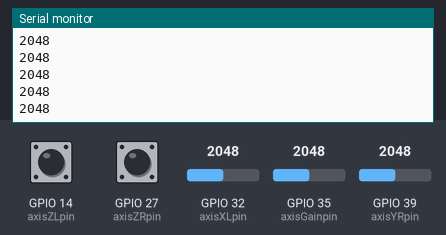
This sketch was run on a simulated ESP32. On the bench: the last lines printed to the serial monitor. The test bench sets the inputs (shaded band); at power-on: GPIO 35 (axisGainpin) = 2048, GPIO 14 (axisZLpin) HIGH, GPIO 27 (axisZRpin) HIGH, GPIO 32 (axisXLpin) = 2048, GPIO 39 (axisYRpin) = 2048.

Above: at 1.2 s.
1.3 s: GPIO 35 (axisGainpin) set to 2866
At 2.4 s:
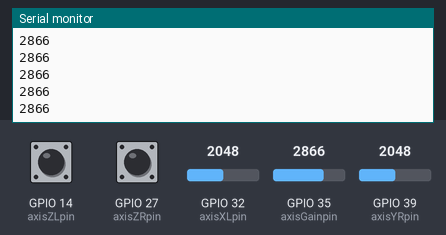
2.8 s: GPIO 35 (axisGainpin) set to 3603
At 3.4 s:
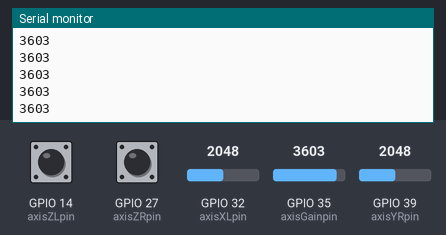
Timing chart, 0 to 5.8 s (numbered marks = the images above; inputs shaded):
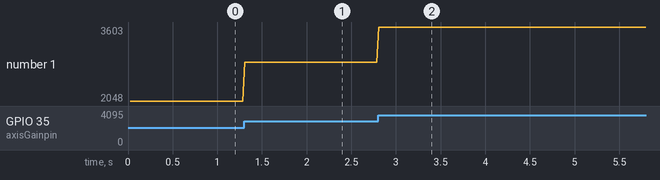

The sketch:

car_remote.ino
```cpp
#include <esp_now.h>
#include <WiFi.h>
#include <GyverButton.h>

#define axisXLpin 32 //pin for axisX on joystick
#define axisYLpin 34 //pin for axisY on joystick
#define axisZLpin 14 //pin for axisZ (button) on joystick
#define axisXRpin 36 //pin for axisX on joystick
#define axisYRpin 39 //pin for axisY on joystick
#define axisZRpin 27 //pin for axisZ (button) on joystick
#define axisGainpin 35

unsigned long timing;
uint8_t broadcastAddress[] = {0xEC, 0xDA, 0x3B, 0xAA, 0xB1, 0x7C}; //dest. mac address

GButton axisZL(axisZLpin);
GButton axisZR(axisZRpin);


int L_X_Joystick_Value = 2000;
int L_Y_Joystick_Value = 2000;
int R_X_Joystick_Value = 1700;
int R_Y_Joystick_Value = 1700;
int Gain_Value = 2000;

typedef struct data
{
  int axisXL;
  int axisZL;
  int axisYR;
  int axisZR;
  int axisGain;

} data; //struct for sending data via ESP-NOW

data sendingData; //object to send values via ESP-NOW

void OnDataSent(const uint8_t *mac_addr, esp_now_send_status_t status)
{
  //Serial.print("\r\nLast Packet Send Status:\t");
  //Serial.println(status == ESP_NOW_SEND_SUCCESS ? "Delivery Success" : "Delivery Fail");
}

void setup()
{
  Serial.begin(115200);

  pinMode(axisXLpin, INPUT);
  pinMode(axisYRpin, INPUT);
  pinMode(axisGainpin, INPUT);
  WiFi.mode(WIFI_STA);

   if (esp_now_init() != ESP_OK) {
    Serial.println("Error initializing ESP-NOW");
    return;
  }

  esp_now_register_send_cb(OnDataSent); //configuring ESP to sender status

  esp_now_peer_info_t peerInfo {};
  memcpy(peerInfo.peer_addr, broadcastAddress, 6);
  peerInfo.channel = 0;
  peerInfo.encrypt = false;
  if (esp_now_add_peer(&peerInfo) != ESP_OK){
    Serial.println("Failed to add peer");
    return;
  }
}


void loop()
{
  if(millis() - timing <=20)
  {
    return;
  }
  timing = millis();

  L_X_Joystick_Value = analogRead(axisXLpin);
  L_X_Joystick_Value = analogRead(axisXLpin);

  R_Y_Joystick_Value = analogRead(axisYRpin);
  R_Y_Joystick_Value = analogRead(axisYRpin);

  Gain_Value = analogRead(axisGainpin);
  Gain_Value = analogRead(axisGainpin);

  sendingData.axisXL = L_X_Joystick_Value;
  sendingData.axisYR = R_Y_Joystick_Value;
  sendingData.axisGain = Gain_Value;
  sendingData.axisZL = 0;
  sendingData.axisZR = 0;


  axisZL.tick();
  axisZR.tick();

  if (axisZL.isClick())
  {
    sendingData.axisZL = 1;
  }
  if (axisZR.isClick())
  {
    sendingData.axisZR = 1;
  }

  //Serial.println(sendingData.axisXL);
  Serial.println(sendingData.axisGain);
  //Serial.println(sendingData.axisZL);
  //Serial.println(sendingData.axisZR);
  //Serial.println(analogRead(axisXLpin));
  //Serial.println(analogRead(axisYLpin));
  //Serial.println(analogRead(axisXRpin));
  //Serial.println(analogRead(axisYRpin));

  esp_now_send(broadcastAddress, (uint8_t *) &sendingData, sizeof(sendingData)); //send data
}
```

Measured:
- after the input at 1.3 s, the serial monitor: prints a new line at once (image 1)
- after the input at 2.8 s, the serial monitor: prints a new line at once (image 2)
- plotted number 1: 2048 → 2866 after the input at 1.3 s, 2866 → 3603 after the input at 2.8 s
